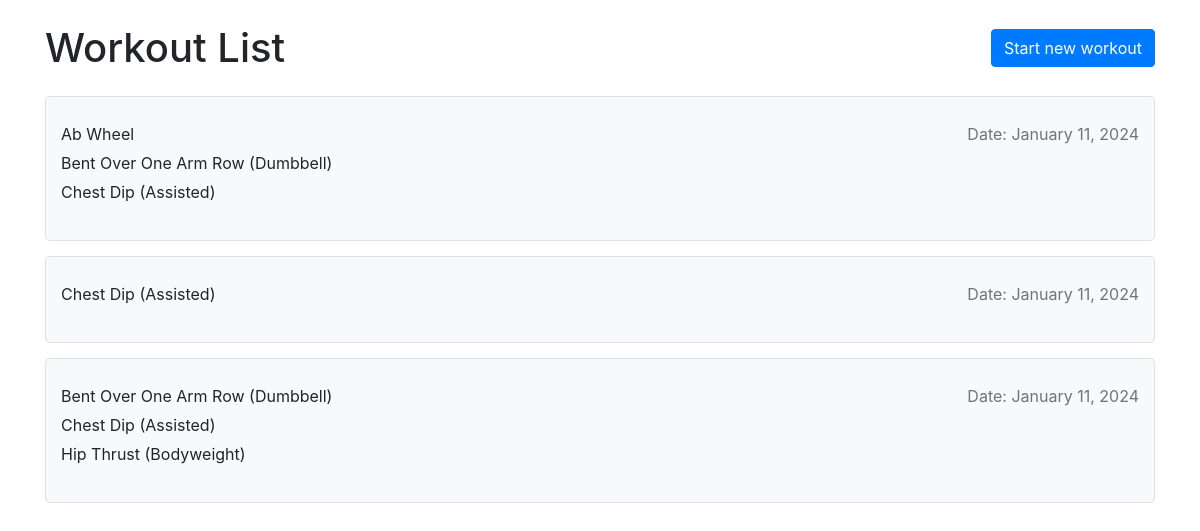
Before: /gym/workouts/ with the older database file.
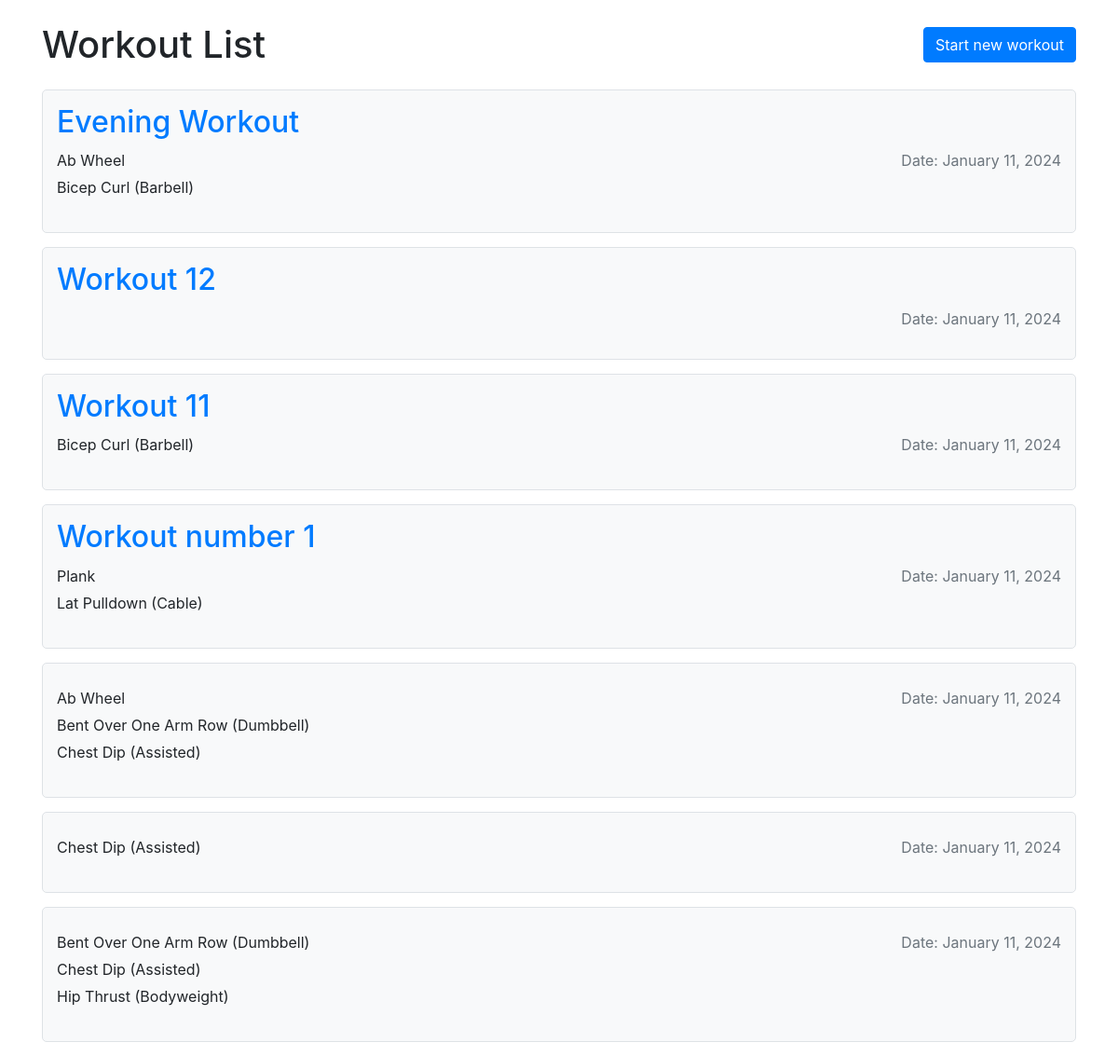
After: the same page with the newer database file.
### gym/models.py (models this page shows, shortened)
class Exercise(models.Model):
    id = models.BigAutoField(primary_key=True)
    name = models.CharField(max_length=60)
    description = models.TextField()
    CATEGORY_CHOICES = [
        ('Barbell', 'barbell'),
        ('Dumbbell', 'dumbbell'),
        ('Machine / Other', 'machine'),
        ('Weighted Bodyweight', 'weighted_bw'),
        ('Assisted Bodyweight', 'assisted_bw'),
        ('Reps Only', 'reps'),
        ('Cardio', 'cardio'),
        ('Duration', 'duration'),
    ]
    category = models.CharField(max_length=30, choices=CATEGORY_CHOICES)
    BODYPART_CHOICES = [
        ('Core', 'core'),
        ('Arms', 'arms'),
        ('Back', 'back'),
        ('Chest', 'chest'),
        ('Legs', 'legs'),
        ('Shoulders', 'shoulders'),
        ('Other', 'other'),
        ('Olympic', 'olympic'),
        ('Full Body', 'fullbody'),
        ('Cardio', 'cardio'),
    ]
    bodypart = models.CharField(max_length=30, choices=BODYPART_CHOICES)

class Workout(models.Model):
    name = models.CharField(max_length=100, blank=True)
    date_created = models.DateTimeField(auto_now_add=True)
    sets = models.ManyToManyField(Set, blank=True)
    exercises = models.ManyToManyField(Exercise, blank=True)

### gym/views.py (the view)
# urls.py: path('workouts/', WorkoutListView.as_view(), name='workout_list'),
class WorkoutListView(ListView):
    model = Workout
    template_name = 'workout_list.html'
    context_object_name = 'workouts'
    ordering = ['-date_created']

### gym/templates/workout_list.html (shortened to what this page needs)
{% extends 'base_generic.html' %}
{% load static %}
{% block head %}
    <link rel="stylesheet" href="{% static 'css/workout_list.css' %}">
{% endblock %}
{% block content %}
    <div class="d-flex justify-content-between align-items-center">
        <h1 class="mt-4 mb-4">Workout List</h1>
        <a href="{% url 'start_new_workout' %}" class="btn btn-primary">Start new workout</a>
    </div>
    {% if workouts %}
        {% for workout in workouts %}
            <div class="workout-item">
                <h2><a href="{% url 'workout_detail' pk=workout.pk %}">{{ workout.name }}</a></h2>
                <div class="exercise-and-date">
                    <ul class="exercise-list">
                        {% for exercise in workout.exercises.all %}
                            <li>{{ exercise.name }}</li>
                        {% endfor %}
                    </ul>
                    <p>Date: {{ workout.date_created | date:'F d, Y' }}</p>
                </div>
            </div>
        {% endfor %}
    {% else %}
        <p>No workouts available.</p>
    {% endif %}
{% endblock %}

### gym/templates/base_generic.html (shortened to what this page needs)
{% load static %}
<!DOCTYPE html>
<html lang="en">
<head>
    <link rel="stylesheet" href="https://stackpath.bootstrapcdn.com/bootstrap/4.3.1/css/bootstrap.min.css">
    <link rel="stylesheet" href="{% static 'css/main_styles.css' %}">
    {% block head %}{% endblock %}
</head>
<body>
    <div class="container">
        {% block content %}{% endblock %}
    </div>
</body>
</html>

### gym/static/css/workout_list.css (style rules this page uses)
.workout-item { display: flex; flex-direction: column; background-color: #f8f9fa; border: 1px solid #dee2e6; padding: 15px; margin-bottom: 15px; border-radius: 5px; }
.workout-item h2 { margin-bottom: 10px; }
.workout-item ul { list-style-type: none; padding: 0; }
.workout-item li { margin-bottom: 5px; }
.workout-item .exercise-and-date { display: flex; flex-direction: row; justify-content: space-between; }
.workout-item .exercise-list { flex-grow: 1; }
.workout-item p { color: #6c757d; }

Changed rows visible on the page:
added Workout: name "Evening Workout", date_created "January 11, 2024", Exercise (name "Ab Wheel")
now on this page (row unchanged): Exercise: name "Bicep Curl (Barbell)"
added Workout: name "Workout 12", date_created "January 11, 2024"
added Workout: name "Workout 11", date_created "January 11, 2024"
added Workout: name "Workout number 1", date_created "January 11, 2024"
now on this page (row unchanged): Exercise: name "Plank", shown under "Workout number 1"
now on this page (row unchanged): Exercise: name "Lat Pulldown (Cable)", shown under "Workout number 1"
